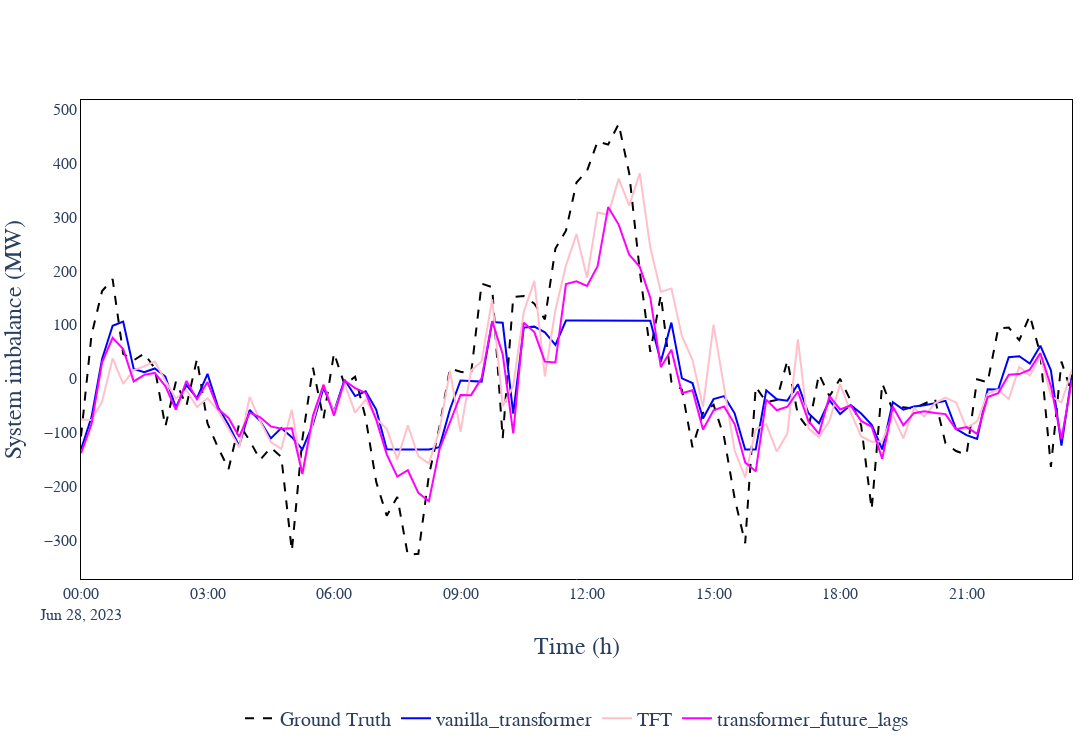

Write notebook code for a chart like this one.
### Markdown cell above
Note that using a range wider than a few days will degrade clarity of the graph.

### Code cell
optimus.plot_predictions(start_time, end_time, models)
